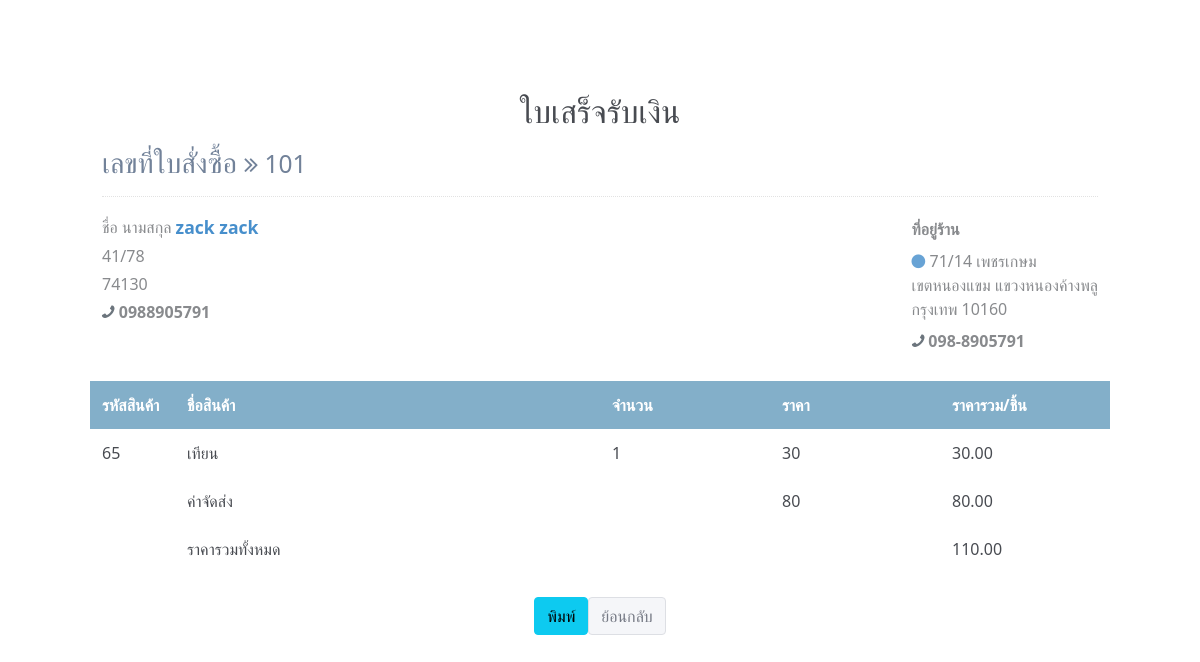
The app's page /recieptpo.php?id=101 with its own data.
### tables this page shows
CREATE TABLE `orders` (
  `order_ID` int(10) NOT NULL,
  `orderDate` datetime NOT NULL,
  `firstname` varchar(255) NOT NULL,
  `lastname` varchar(255) NOT NULL,
  `tel` varchar(10) NOT NULL,
  `address` varchar(255) NOT NULL,
  `post` int(255) NOT NULL,
  `usersreg_ID` int(10) NOT NULL,
  `postatus` varchar(255) NOT NULL,
  `slip` varchar(255) NOT NULL,
  `postID` varchar(11) DEFAULT NULL
);

CREATE TABLE `orders_detail` (
  `DetailID` int(10) NOT NULL,
  `order_ID` int(10) NOT NULL,
  `productID` int(10) NOT NULL,
  `Qty` int(255) NOT NULL
);

CREATE TABLE `product` (
  `productID` int(10) NOT NULL,
  `productname` varchar(255) NOT NULL,
  `pic` varchar(255) NOT NULL,
  `productcategory` varchar(255) NOT NULL,
  `remainunit` int(255) NOT NULL,
  `price` int(255) NOT NULL,
  `productdetail` text NOT NULL
);

### recieptpo.php (the view, shortened to what this page needs)
<?php require("connect.php");   ?>
<?php require("bootstrap.php");   ?>
<html>
<head>
<link href="https://maxcdn.bootstrapcdn.com/font-awesome/4.7.0/css/font-awesome.min.css" rel="stylesheet" />
</head>
<br>
<br>
<br>
<?php
$id=$_GET['id'];
$strSQL = "SELECT * FROM orders WHERE order_ID = $id ";
$objQuery = mysqli_query($conn, $strSQL)  or die(mysqli_error());
$objResult = mysqli_fetch_array($objQuery);
?>
<center><h2>ใบเสร็จรับเงิน</h2></center>
<div style="width:85%; margin:0px auto;">
<div class="page-content container">
    <div class="page-header text-blue-d2">
        <h1 class="page-title text-secondary-d1">
            เลขที่ใบสั่งซื้อ
            <small class="page-info">
                <i class="fa fa-angle-double-right text-80"></i>
                <?php echo $objResult["order_ID"];?>
            </small>
        </h1>
</div>
<div class="row">
                    <div class="col-sm-6">
                        <div>
                            <span class="text-sm text-grey-m2 align-middle">ชื่อ นามสกุล</span>
                            <span class="text-600 text-110 text-blue align-middle"><?php echo $objResult["firstname"];?> <?php echo $objResult["lastname"];?></span>
                        </div>
                        <div class="text-grey-m2">
                            <div class="my-1">
                            <?php echo $objResult["address"];?>
                            </div>
                            <div class="my-1">
                            <?php echo $objResult["post"];?>                            </div>
                            <div class="my-1"><i class="fa fa-phone fa-flip-horizontal text-secondary"></i> <b class="text-600"><?php echo $objResult["tel"];?></b></div>
                        </div>
                    </div>
                    <div class="text-95 col-sm-6 align-self-start d-sm-flex justify-content-end">
                        <div class="text-grey-m2">
                            <div class="mt-1 mb-2 text-secondary-m1 text-600 text-125">
                                ที่อยู่ร้าน
                            </div>
                            <div class="my-2"><i class="fa fa-circle text-blue-m2 text-xs mr-1"></i> <span class="text-600 text-90"></span>71/14 เพชรเกษม <br> เขตหนองแขม แขวงหนองค้างพลู <br> กรุงเทพ 10160</div>
                            <div class="my-1"><i class="fa fa-phone fa-flip-horizontal text-secondary"></i> <b class="text-600">098-8905791</b></div>
                        </div>
                    </div>
<br>
  <br>
  <div class="mt-4">
                    <div class="row text-600 text-white bgc-default-tp1 py-25">
                        <div class="d-none d-sm-block col-1">รหัสสินค้า</div>
                        <div class="col-9 col-sm-5">ชื่อสินค้า</div>
                        <div class="d-none d-sm-block col-4 col-sm-2">จำนวน</div>
                        <div class="d-none d-sm-block col-sm-2">ราคา</div>
                        <div class="col-2">ราคารวม/ชิ้น</div>
                    </div>
<?php
$SumTotal = 0;
$strSQL2 = "SELECT * FROM orders_detail WHERE order_ID = $id ";
$objQuery2 = mysqli_query($conn,$strSQL2)  or die(mysql_error());
while($objResult2 = mysqli_fetch_array($objQuery2))
{
		$strSQL3 = "SELECT * FROM product WHERE productID = '".$objResult2["productID"]."' ";
		$objQuery3 = mysqli_query($conn,$strSQL3)  or die(mysql_error());
		$objResult3 = mysqli_fetch_array($objQuery3);
		$Total = $objResult2["Qty"] * $objResult3["price"];
		$SumTotal = $SumTotal + $Total;
	  ?>
                    <div class="text-95 text-secondary-d3">
                        <div class="row mb-2 mb-sm-0 py-25">
                            <div class="d-none d-sm-block col-1"><?php echo $objResult2["productID"];?></div>
                            <div class="col-9 col-sm-5"><?php echo $objResult3["productname"];?></div>
                            <div class="d-none d-sm-block col-2"><?php echo $objResult2["Qty"];?></div>
                            <div class="d-none d-sm-block col-2 text-95"><?php echo $objResult3["price"];?> </div>
                            <div class="col-2 text-secondary-d2"><?php echo number_format($Total,2);?></div>
                        </div>
                    </div>
	  <?php
 }
  ?>
  <div class="text-95 text-secondary-d3">
                        <div class="row mb-2 mb-sm-0 py-25">
                            <div class="d-none d-sm-block col-1"></div>
                            <div class="col-9 col-sm-5">ค่าจัดส่ง</div>
                            <div class="d-none d-sm-block col-2"></div>
                            <div class="d-none d-sm-block col-2 text-95"> 80 </div>
                            <div class="col-2 text-secondary-d2">80.00</div>
                        </div>
                    </div>
                    <div class="text-95 text-secondary-d3">
                        <div class="row mb-2 mb-sm-0 py-25">
                            <div class="d-none d-sm-block col-1"></div>
                            <div class="col-9 col-sm-5">ราคารวมทั้งหมด</div>
                            <div class="d-none d-sm-block col-2"></div>
                            <div class="d-none d-sm-block col-2 text-95">  </div>
                            <div class="col-2 text-secondary-d2"><?php echo number_format($SumTotal+80,2);?></div>
                        </div>
                    </div>
<br>
<div id="non-printable">
<div class="container">
  <div class="center">
<input type="button" class="btn btn-info" value="พิมพ์" onclick="window.print()">
<button class="btn btn-light" onclick="window.history.back();">ย้อนกลับ</button>
</div>
</div>
</div>
</body>
</html>

### recieptpo.php (style rules this page uses)
.center { display: flex; justify-content: center; align-items: center; }
.text-secondary-d1 { color: #728299!important; }
.page-header { margin: 0 0 1rem; padding-bottom: 1rem; padding-top: .5rem; border-bottom: 1px dotted #e2e2e2; display: -ms-flexbox; display: flex; -ms-flex-pack: justify; justify-content: space-between; -ms-flex-align: center; align-items: center; }
.page-title { padding: 0; margin: 0; font-size: 1.75rem; font-weight: 300; }
.text-grey-m2 { color: #888a8d!important; }
.font-bolder, .text-600 { font-weight: 600!important; }
.text-110 { font-size: 110%!important; }
.text-blue { color: #478fcc!important; }
.pb-25, .py-25 { padding-bottom: .75rem!important; }
.pt-25, .py-25 { padding-top: .75rem!important; }
.bgc-default-tp1 { background-color: rgba(121,169,197,.92)!important; }
.btn-light { color: #757984; background-color: #f5f6f9; border-color: #dddfe4; }
.text-blue-m2 { color: #68a3d5!important; }

### records on screen
orders: order_ID "101", firstname "zack", lastname "zack", address "41/78", post "74130", tel "0988905791"
orders_detail: productID "65", productID.productname "เทียน", Qty "1", productID.price "30", Qty.price "30.00"

### other values on screen
$SumTotal+80 "110.00"
